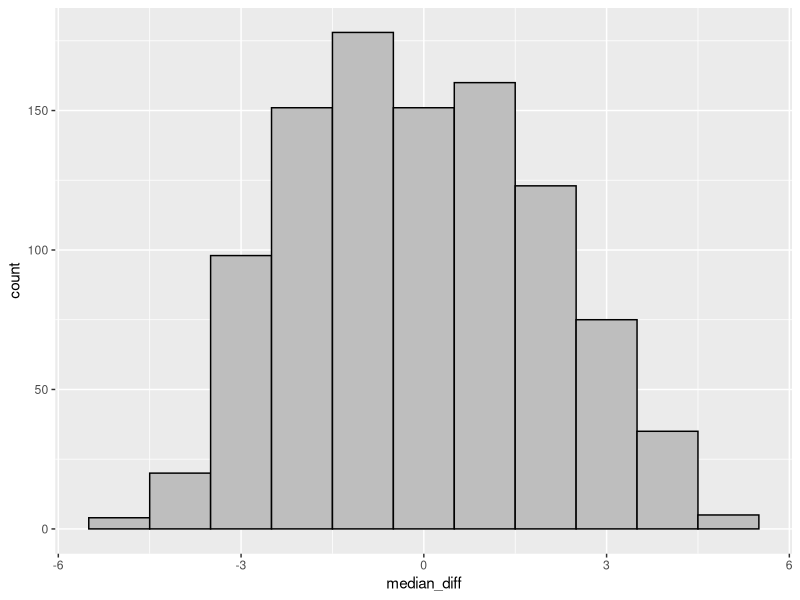

Recreate this plot in R.
## ---- chunk 1
library(tidyverse)
library(knitr)
opts_chunk$set(warning = FALSE, message = FALSE)
## ---- chunk 2
social_media_usage <- c(rep("Low", 30), rep("High", 16));
anxiety_score <- c(24.64, 39.29, 16.32, 32.83, 28.02, 
                   33.31, 20.60, 21.13, 26.69, 28.90,
                   26.43, 24.23, 7.10,  32.86, 21.06,
                   28.89, 28.71, 31.73, 30.02, 21.96,
                   25.49, 38.81, 27.85, 30.29, 30.72,
                   21.43, 22.24, 11.12, 30.86, 19.92,
                   33.57, 34.09, 27.63, 31.26,
                   35.91, 26.68, 29.49, 35.32,
                   26.24, 32.34, 31.34, 33.53,
                   27.62, 42.91, 30.20, 32.54)

anxiety_data <- tibble(social_media_usage, anxiety_score)
glimpse(anxiety_data)
## ---- chunk 3




## ---- chunk 4
# Note: including the .groups="drop" option in summarise() will suppress a friendly 
# warning R prints otherwise "`summarise()` ungrouping output (override with 
#`.groups` argument)".  
  # Including the .groups="drop" option is optional, but you should include it if you 
#don't want to see that warning.
test_stat <- anxiety_data %>% group_by(social_media_usage) %>%
  summarise(medians = median(anxiety_score), .groups="drop") %>%
  summarise(value = diff(medians))
test_stat <- as.numeric(test_stat)
test_stat

set.seed(523)
repetitions <- 1000;
simulated_values <- rep(NA, repetitions)

for(i in 1:repetitions){
  simdata <- anxiety_data %>% mutate(social_media_usage = sample(social_media_usage))

  sim_value <- simdata %>% group_by(social_media_usage) %>%
    summarise(medians = median(anxiety_score), .groups="drop") %>%
    summarise(value = diff(medians))
  
  simulated_values[i] <- as.numeric(sim_value)
}

sim <- tibble(median_diff = simulated_values)

sim %>% ggplot(aes(x=median_diff)) + geom_histogram(binwidth=1, color="black", fill="gray")

# Calculate p-value
num_more_extreme <- sim %>% filter(abs(median_diff) >= abs(test_stat)) %>% summarise(n())

p_value <- as.numeric(num_more_extreme / repetitions)
p_value
## ---- chunk 5
library(tidyverse)

data <- tibble(group=c(rep("airbag",10541),rep("no_airbag",9867)),
                        outcome=c(rep("dead",45), rep("alive",10541-45), 
                                  rep("dead",62), rep("alive",9867-62)))
## ---- chunk 6
set.seed(523) # Replace the number in the parentheses with the 1st, 3rd, and 5th
# digits in your student number.
## ---- chunk 7

